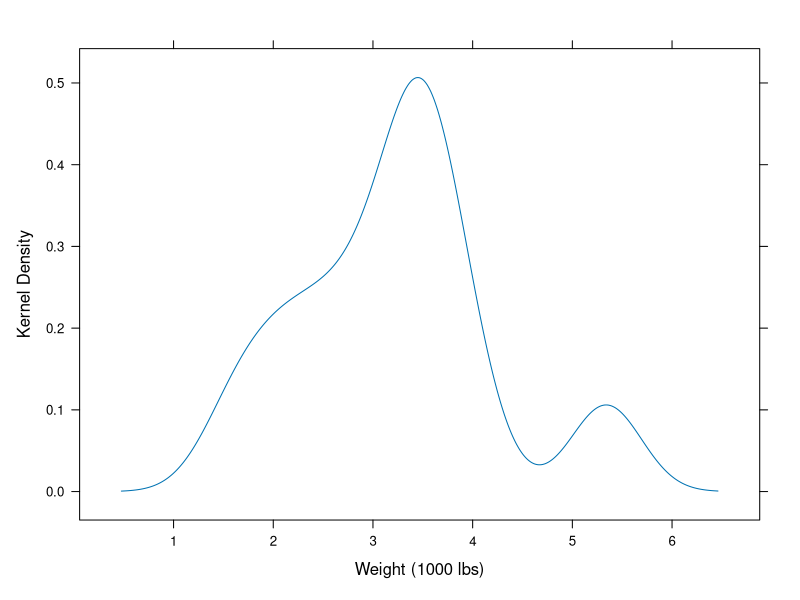
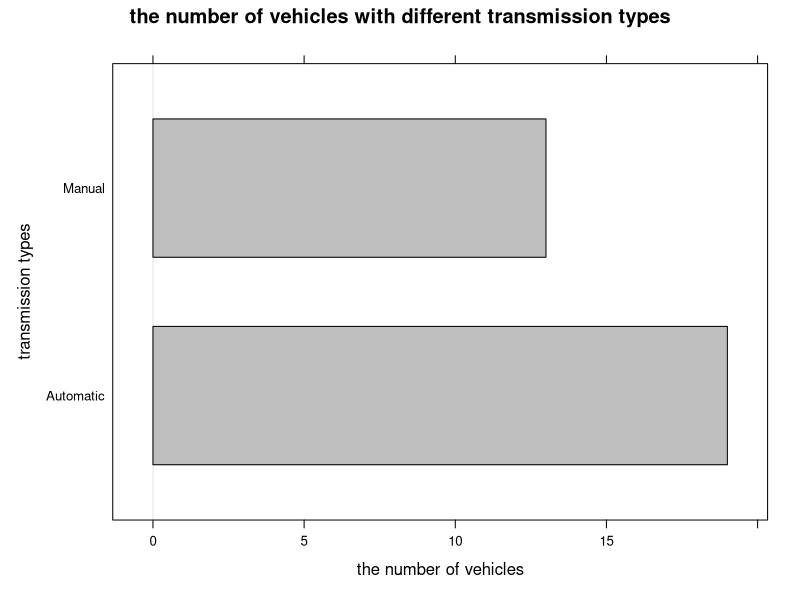
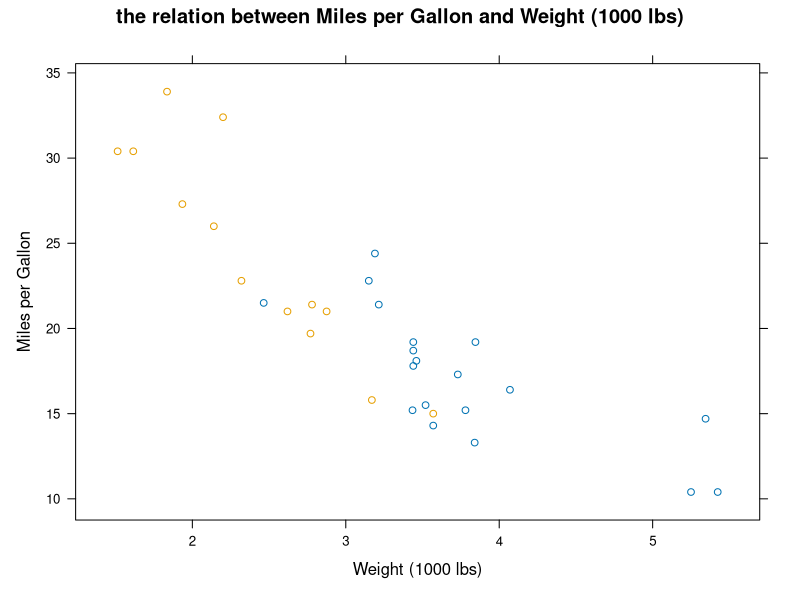
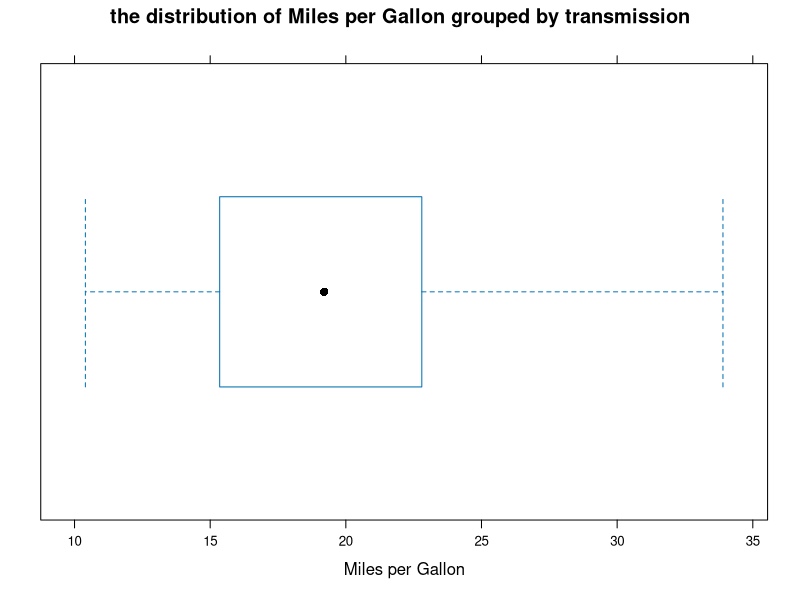

These charts were generated, in order, by the following R code:
## ---- chunk 1
knitr::opts_chunk$set(
    echo = TRUE,
    warning = FALSE,
    message = FALSE)
## ---- chunk 2
# data prep
library("lattice")
library("dplyr")
data(mtcars)
head(mtcars)
## ---- chunk 3
# the density plot of Weight
attach(mtcars)
densityplot( ~ wt,
        xlab = "Weight (1000 lbs)",
        ylab = "Kernel Density",
        plot.points = FALSE
    )
## ---- chunk 4
mtcars <- transform(
                mtcars,
                transmission = ifelse(
                    am == 0, "Automatic", "Manual"
                )
            )
# change the data type from the character into the factor
mtcars$transmission <- as.factor(mtcars$transmission)
head(mtcars$transmission)
class(mtcars$transmission)
## ---- chunk 5
barchart(
        mtcars$transmission,
        horiz = TRUE,
        main = "the number of vehicles with different transmission types",
        xlab = "the number of vehicles",
        ylab = "transmission types",
        col = "grey"
    )
## ---- chunk 6
xyplot(
    mpg ~ wt,
    data = mtcars,
    groups = transmission,
    xlab = "Weight (1000 lbs)",
    ylab = "Miles per Gallon",
    main = "the relation between Miles per Gallon and Weight (1000 lbs)"
    )
## ---- chunk 7
attach(mtcars)
bwplot(mpg,
    by = transmission,
    xlab = "Miles per Gallon",
    main = "the distribution of Miles per Gallon grouped by transmission"
    )
